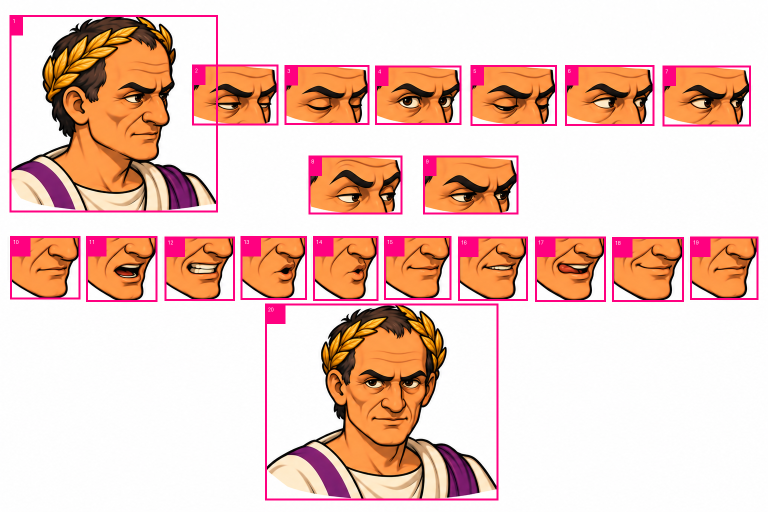
#> input picture art-tools/caesar_parts/caesar_face/_contact_sheet.png, 1536 x 1024 px (shown at 1/2 size)
$ python split_parts.py art-tools/caesar_parts/caesar_face/_contact_sheet.png
#> lines starting #> are read from the running program, lines starting #| are printed output that depends on the picture; after the words box and inside, x2 and y2 are one past the last pixel; in counts of white or black regions, pixels touching at a corner belong together
#> in process, img is the input picture: PIL image 1536x1024 RGB; mean R, G, B 237.4, 203.4, 193.5
#!/usr/bin/env python3
"""
split_parts.py -- cut a character parts-sheet into individual PNG layers.

Designed for AI-generated puppet sheets (arms sheet, face-kit sheet, etc.)
that sit on a flat white or transparent background.

WHAT IT DOES
  1. Removes the background WITHOUT eating interior whites (cuffs, cravat,
     eye-whites, fangs). It flood-fills only from the canvas border, so any
     white enclosed by a dark outline is kept.
  2. Finds every separate island of artwork (connected components).
  3. Crops each island to its own tight bounding box and saves it as its own
     transparent PNG.
  4. Records each piece's EXACT position on the source canvas in parts.json,
     so nothing is lost and the sheet can be rebuilt pixel-perfect.
  5. Renders a numbered contact sheet so you can see which index is which
     part and rename them.

USAGE
  python3 split_parts.py INPUT.png -o outdir [--name dracula_arms]
  python3 split_parts.py sheets/*.png -o outdir
"""

import argparse
import json
import os
import sys

import numpy as np
from PIL import Image
from scipy import ndimage


# ----------------------------------------------------------------- background
def build_alpha(img, white_thresh=238, feather=1.0):
    """Return a float alpha mask (0..1) with the OUTER background removed.

    If the image already has a real alpha channel we trust it. Otherwise we
    treat near-white as candidate background, label it, and only delete the
    near-white regions that actually touch the canvas border. Interior whites
    (a white cuff, the cravat, the whites of the eyes) are enclosed by the
    black line art, never touch the border, and therefore survive.
    """
#> called with white_thresh = 238, feather = 1
    rgba = img.convert("RGBA")
    arr = np.array(rgba)
    a = arr[..., 3]
#> a: shape (1024, 1536); every value is 255

    if a.min() < 250:                      # genuine alpha already present
        alpha = a.astype(np.float32) / 255.0
    else:
        rgb = arr[..., :3].astype(np.int16)
        near_white = np.all(rgb >= white_thresh, axis=-1)
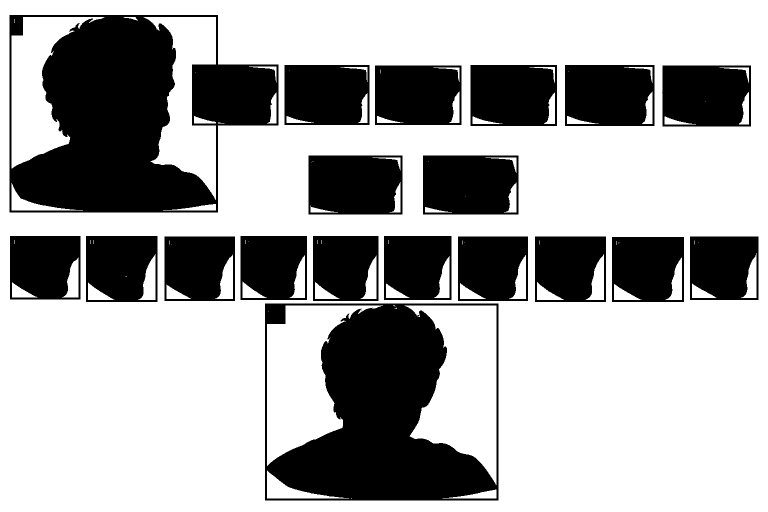
#> near_white: shape (1024, 1536) bool (shown at 1/2 size); 66.4% white; 20 black regions (1 under 20 px), largest, box (x1, y1, x2, y2) and area: (19, 30, 557, 425) 125962, (530, 607, 997, 1001) 105398, (846, 311, 1037, 429) 21189

        lbl, n = ndimage.label(near_white)
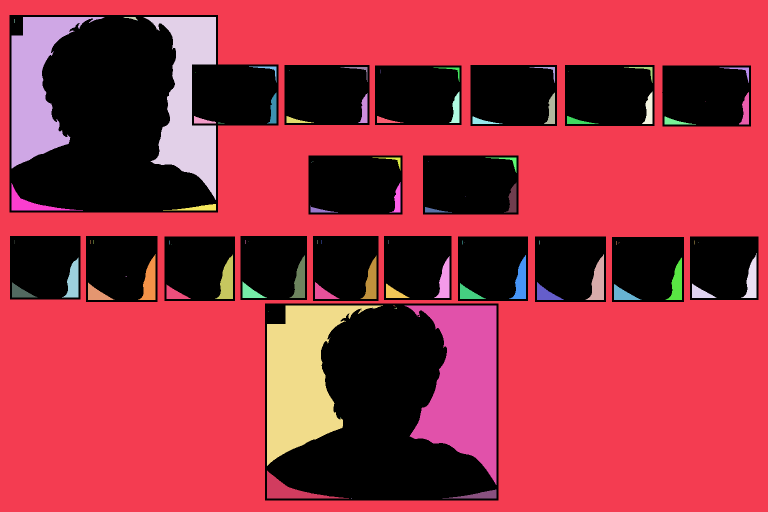
#> lbl: shape (1024, 1536) int32 (shown at 1/2 size); 99 distinct labels, from 0 to 98; one colour per label, 0 black
#> n = 98
        if n:
            border = np.concatenate([lbl[0, :], lbl[-1, :], lbl[:, 0], lbl[:, -1]])
#> border = 5120 values from 1 to 1
            outside = set(int(v) for v in np.unique(border) if v)
#> outside = 1 item
            bg = np.isin(lbl, list(outside)) if outside else np.zeros_like(near_white)
#> bg: shape (1024, 1536) bool; 56% white; 19 black regions, largest, box (x1, y1, x2, y2) and area: (530, 607, 997, 1001) 183998, (19, 30, 557, 425) 179477, (846, 311, 1037, 429) 22538
        else:
            bg = np.zeros_like(near_white)

        alpha = (~bg).astype(np.float32)

    if feather > 0:                        # soften the cut edge a little
        alpha = ndimage.gaussian_filter(alpha, sigma=feather)
        alpha = np.clip((alpha - 0.35) / 0.45, 0.0, 1.0)

    return arr, alpha


# ----------------------------------------------------------------- components
def find_pieces(alpha, min_area, close_px):
    """Label separate islands of artwork. `close_px` merges islands that are
    within that many pixels of each other -- raise it if one logical part is
    being split into several files."""
#> called with min_area = 900, close_px = 0
    solid = alpha > 0.35
#> solid: shape (1024, 1536) bool; 44% white; 19 white regions, largest, box (x1, y1, x2, y2) and area: (530, 607, 997, 1001) 183994, (19, 30, 557, 425) 179473, (846, 311, 1037, 429) 22534

    if close_px > 0:
        st = np.ones((close_px * 2 + 1, close_px * 2 + 1), bool)
        grouped = ndimage.binary_closing(solid, structure=st)
        grouped = ndimage.binary_dilation(solid, structure=st)
    else:
        grouped = solid

    lbl, n = ndimage.label(grouped)
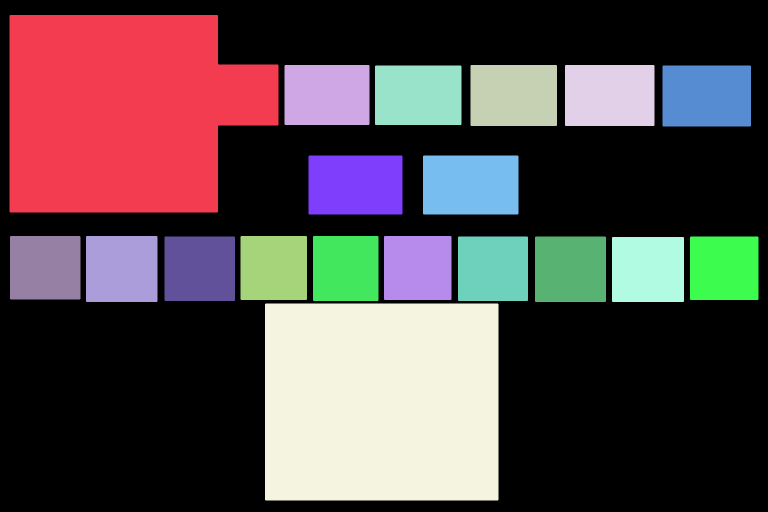
#> lbl: shape (1024, 1536) int32 (shown at 1/2 size); 20 distinct labels, from 0 to 19; one colour per label, 0 black
#> n = 19
    out = []
    for i in range(1, n + 1):
        m = lbl == i
        area = int((m & solid).sum())
        if area < min_area:
            continue
        ys, xs = np.where(m)
        out.append({
            "mask": m,
            "x": int(xs.min()), "y": int(ys.min()),
            "w": int(xs.max() - xs.min() + 1),
            "h": int(ys.max() - ys.min() + 1),
            "area": area,
        })
#> this loop made 19 passes
#> area on passes 1 to 12: 179473, 20396, 21102, 21834, 20583, 21590, 22180, 22534, 17903, 18872, 17020, 17026
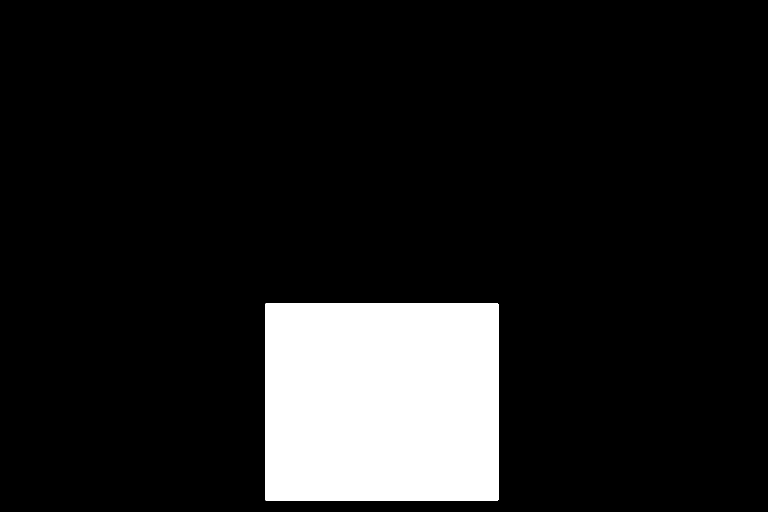
#> m: shape (1024, 1536) bool (shown at 1/2 size); 11.7% white; 1 white region, box (x1, y1, x2, y2) and area: (530, 607, 997, 1001) 183994
#> after the loop, out = 19 items
    return out


def reading_order(pieces, row_tol=0.5):
    """Sort top-to-bottom then left-to-right, grouping into rows so the
    numbering matches how you'd read the sheet with your eyes."""
#> called with row_tol = 0.5
    if not pieces:
        return pieces
    heights = sorted(p["h"] for p in pieces)
#> heights = [118, 118, 119, 120, 122, 122, 122, 127, 127, 128, 128, 129, 129, 130, 130, 131, 132, 394, 395]
    tol = max(20, int(heights[len(heights) // 2] * row_tol))
#> tol = 64

    rows, cur = [], [pieces[0]]
#> rows = []
    for p in sorted(pieces, key=lambda p: p["y"])[1:]:
        if p["y"] - cur[-1]["y"] <= tol:
            cur.append(p)
        else:
            rows.append(cur); cur = [p]
#> this loop made 18 passes
#> after the loop, rows = 4 items
    rows.append(cur)

    ordered = []
    for r in rows:
        ordered.extend(sorted(r, key=lambda p: p["x"]))
#> this loop made 5 passes
#> after the loop, ordered = 19 items
    return ordered


# ----------------------------------------------------------------- output
def contact_sheet(img, pieces, path):
    """Numbered preview so you can map index -> body part and rename."""
    from PIL import ImageDraw
    prev = img.convert("RGB").copy()
    d = ImageDraw.Draw(prev)
    for i, p in enumerate(pieces, 1):
        box = (p["x"], p["y"], p["x"] + p["w"], p["y"] + p["h"])
        d.rectangle(box, outline=(255, 0, 128), width=4)
        tag = str(i)
        tx, ty = p["x"] + 6, p["y"] + 6
        d.rectangle((tx - 4, ty - 4, tx + 14 * len(tag) + 6, ty + 34),
                    fill=(255, 0, 128))
        d.text((tx, ty), tag, fill=(255, 255, 255))
    prev.save(path)


def process(path, outdir, stem=None, min_area=900, close_px=0,
            white_thresh=238, feather=1.0, pad=2):
    img = Image.open(path)
    stem = stem or os.path.splitext(os.path.basename(path))[0]
    dest = os.path.join(outdir, stem)
    os.makedirs(dest, exist_ok=True)

    arr, alpha = build_alpha(img, white_thresh, feather)
    pieces = reading_order(find_pieces(alpha, min_area, close_px))
#> pieces = 19 items

    H, W = alpha.shape
#> H = 1024; W = 1536
    manifest = {
        "source": os.path.basename(path),
        "canvas": {"w": int(W), "h": int(H)},
        "note": ("x/y are the piece's position on the SOURCE canvas. Draw every "
                 "piece at its x/y on a canvas of this size and the original "
                 "sheet is reproduced exactly."),
        "parts": [],
    }

    for i, p in enumerate(pieces, 1):
        x0 = max(0, p["x"] - pad); y0 = max(0, p["y"] - pad)
        x1 = min(W, p["x"] + p["w"] + pad); y1 = min(H, p["y"] + p["h"] + pad)

        sub = arr[y0:y1, x0:x1].copy()
        sub_a = alpha[y0:y1, x0:x1] * p["mask"][y0:y1, x0:x1]
        sub[..., 3] = (np.clip(sub_a, 0, 1) * 255).astype(np.uint8)

        name = f"{stem}_{i:02d}.png"
        Image.fromarray(sub, "RGBA").save(os.path.join(dest, name))

        manifest["parts"].append({
            "index": i, "file": name, "label": "",
            "x": x0, "y": y0,
            "w": int(x1 - x0), "h": int(y1 - y0),
            "pivot": [round((x1 - x0) / 2, 1), round((y1 - y0) / 2, 1)],
            "area": p["area"],
        })
#> this loop made 19 passes
#> (x0, y0, x1, y1, name) on passes 1 to 12: (17, 28, 559, 427, '_contact_sheet_01.png'), (567, 128, 741, 252, '_contact_sheet_02.png'), (748, 129, 925, 252, '_contact_sheet_03.png'), (939, 128, 1116, 254, '_contact_sheet_04.png'), (1128, 128, 1311, 254, '_contact_sheet_05.png'), (1323, 129, 1504, 255, '_contact_sheet_06.png'), (615, 309, 807, 431, '_contact_sheet_07.png'), (844, 309, 1039, 431, '_contact_sheet_08.png'), (18, 470, 163, 601, '_contact_sheet_09.png'), (170, 470, 317, 606, '_contact_sheet_10.png'), (327, 471, 472, 604, '_contact_sheet_11.png'), (479, 470, 616, 602, '_contact_sheet_12.png')
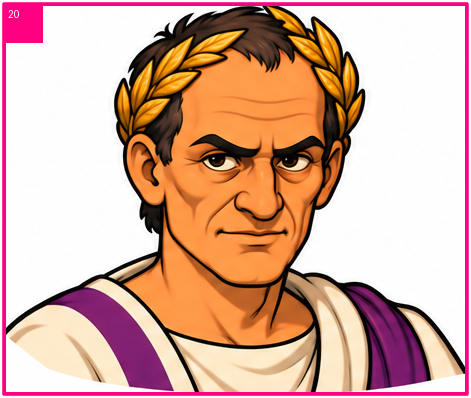
#> sub: shape (398, 471, 4); mean R, G, B, A 216.3, 173.5, 157.9, 249.8; transparent parts drawn white
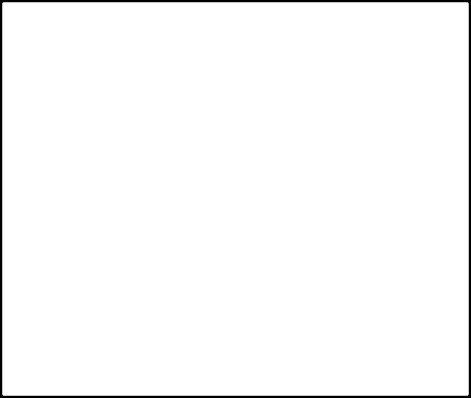
#> sub_a: shape (398, 471) float32; min 0, max 1, mean 0.979

    with open(os.path.join(dest, "parts.json"), "w") as f:
        json.dump(manifest, f, indent=2)

    contact_sheet(img, pieces, os.path.join(dest, "_contact_sheet.png"))
#> the loop in contact_sheet, `for i, p in enumerate(pieces, 1):` made 19 passes
#> (box, tag, tx, ty) on passes 1 to 12: ((19, 30, 557, 425), '1', 25, 36), ((569, 130, 739, 250), '2', 575, 136), ((750, 131, 923, 250), '3', 756, 137), ((941, 130, 1114, 252), '4', 947, 136), ((1130, 130, 1309, 252), '5', 1136, 136), ((1325, 131, 1502, 253), '6', 1331, 137), ((617, 311, 805, 429), '7', 623, 317), ((846, 311, 1037, 429), '8', 852, 317), ((20, 472, 161, 599), '9', 26, 478), ((172, 472, 315, 604), '10', 178, 478), ((329, 473, 470, 602), '11', 335, 479), ((481, 472, 614, 600), '12', 487, 478)
#> in contact_sheet, `prev.save(path)`:
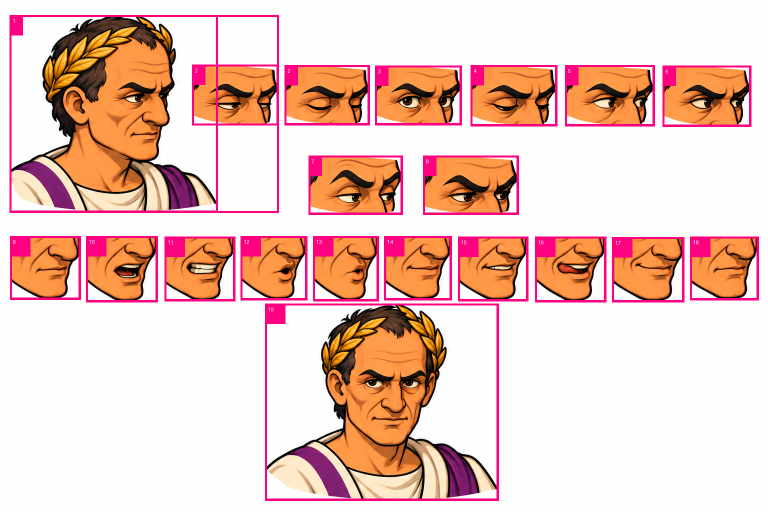
#> saved as _contact_sheet.png: PIL image 1536x1024 RGB (shown at 1/2 size); mean R, G, B 237.4, 202, 192.9
    print(f"{os.path.basename(path)}: {len(pieces)} pieces -> {dest}")
#| _contact_sheet.png: 19 pieces -> parts/_contact_sheet
    return len(pieces)


def main():
    ap = argparse.ArgumentParser()
    ap.add_argument("inputs", nargs="+")
    ap.add_argument("-o", "--outdir", default="parts")
    ap.add_argument("--name", default=None, help="stem for a single input")
    ap.add_argument("--min-area", type=int, default=900,
                    help="ignore islands smaller than this many pixels")
    ap.add_argument("--close", type=int, default=0,
                    help="merge islands within N px (use if one part splits)")
    ap.add_argument("--white", type=int, default=238,
                    help="how white counts as background (lower = more eaten)")
    ap.add_argument("--feather", type=float, default=1.0)
    a = ap.parse_args()

    os.makedirs(a.outdir, exist_ok=True)
    total = 0
    for p in a.inputs:
        total += process(p, a.outdir, a.name if len(a.inputs) == 1 else None,
                         a.min_area, a.close, a.white, a.feather)
#> total = 19
    print(f"\ntotal: {total} pieces")
#| total: 19 pieces


if __name__ == "__main__":
    sys.exit(main())
#> (the program exits here)
